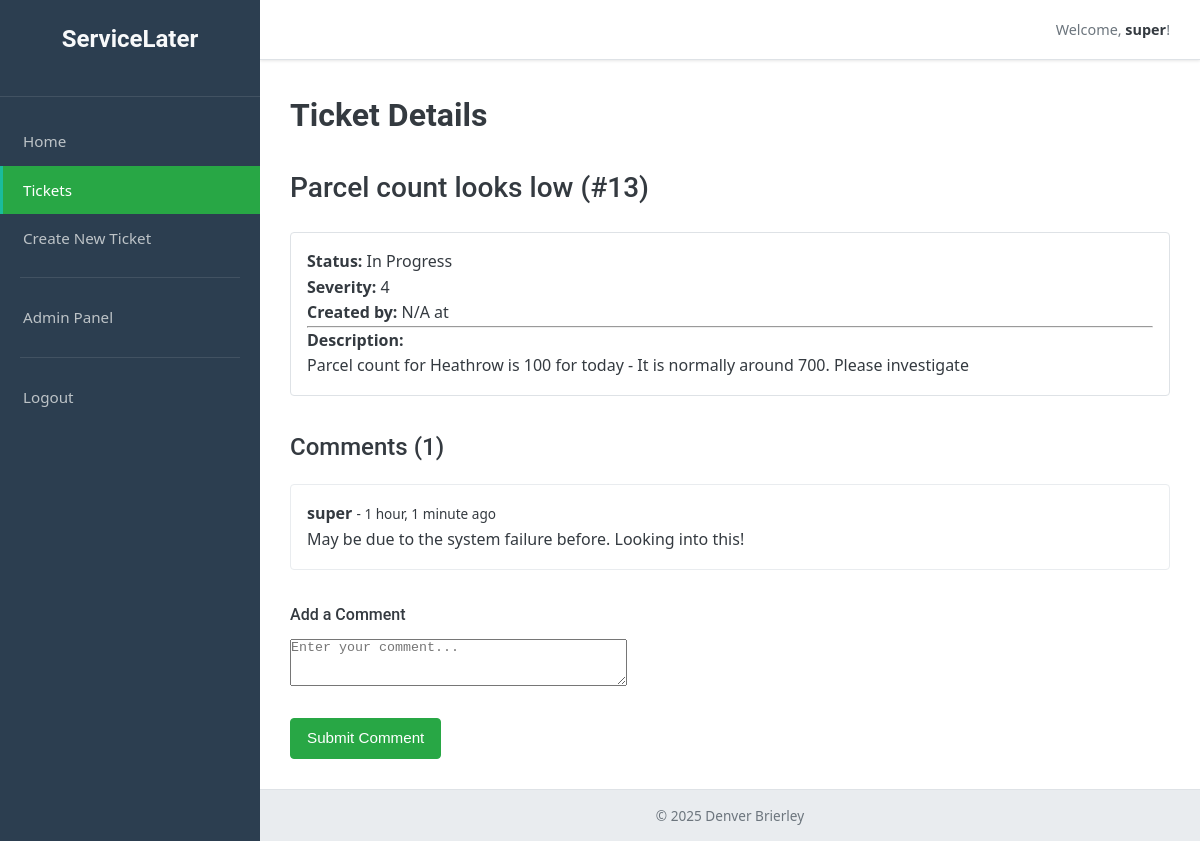
Screenshot of /tickets/13/ (signed in) with the database file from the repository.
### tickets/models.py (models this page shows, shortened)
class Tickets(models.Model):
    ticket_id = models.AutoField(primary_key=True)
    title = models.CharField(max_length=100)
    description = models.TextField()
    severity = models.IntegerField()
    status = models.CharField(max_length=50)

class Comment(models.Model):
    comment_id = models.AutoField(primary_key=True)
    ticket = models.ForeignKey(Tickets, on_delete=models.CASCADE, related_name='comments')
    user = models.ForeignKey(User, on_delete=models.SET_NULL, null=True, related_name='comments')
    text = models.TextField()
    created_at = models.DateTimeField(default=timezone.now)
    class Meta:
        ordering = ['created_at']

### tickets/views.py (the view)
# urls.py: path('tickets/<int:ticket_id>/', views.ticket_detail_view, name='ticket_detail'),
@login_required
def ticket_detail_view(request, ticket_id):
    ticket = get_object_or_404(Tickets, ticket_id=ticket_id)
    comments = ticket.comments.all()
    if request.method == 'POST':
        comment_form = CommentForm(request.POST)
        if comment_form.is_valid():
            new_comment = comment_form.save(commit=False)
            new_comment.ticket = ticket
            new_comment.user = request.user
            new_comment.save()
            messages.success(request, 'Your comment has been added successfully.')
            return redirect('ticket_detail', ticket_id=ticket.ticket_id)
        else:
            logger.warning(f"Invalid comment form by '{request.user.username}' on ticket id={ticket_id}.")
            messages.error(request, 'There was an error submitting your comment.')
    else:
        comment_form = CommentForm()
    context = {
        'ticket': ticket,
        'comments': comments,
        'comment_form': comment_form,
    }
    return render(request, 'tickets/ticket_detail.html', context)

### tickets/forms.py
class CommentForm(forms.ModelForm):
    text = forms.CharField(
        widget=forms.Textarea(attrs={'rows': 3, 'placeholder': 'Enter your comment...'}),
        label=""
    )
    class Meta:
        model = Comment
        fields = ['text']

### tickets/templates/tickets/ticket_detail.html (shortened to what this page needs)
{% extends "tickets/base.html" %}
{% block page_title %}Ticket Details{% endblock %}
{% block content %}
    <h2>{{ ticket.title }} <span class="text-muted">(#{{ ticket.ticket_id }})</span></h2>
    <div style="margin-bottom: 2rem; padding: 1rem; border: 1px solid var(--color-border); border-radius: var(--border-radius);">
        <p><strong>Status:</strong> {{ ticket.status }}</p>
        <p><strong>Severity:</strong> {{ ticket.severity }}</p>
        <p><strong>Created by:</strong> {{ ticket.created_by.username|default:"N/A" }} at {{ ticket.created_at|date:"d M Y, H:i" }}</p>
        <hr>
        <p><strong>Description:</strong></p>
        <p>{{ ticket.description|linebreaks }}</p>
    </div>
    <h3>Comments ({{ comments.count }})</h3>
    <div class="comments-section" style="margin-bottom: 2rem;">
        {% for comment in comments %}
            <div class="comment-item" style="border: 1px solid #e9ecef; border-radius: var(--border-radius); padding: 1rem; margin-bottom: 1rem;">
                <p>
                    <strong>{{ comment.user.username|default:"Anonymous" }}</strong>
                    <span class="text-muted" style="font-size: 0.85em;"> - {{ comment.created_at|timesince }} ago</span>
                </p>
                <div class="comment-text">
                    {{ comment.text|linebreaksbr }}
                </div>
            </div>
        {% empty %}
            <p>No comments on this ticket yet.</p>
        {% endfor %}
    </div>
    <div class="add-comment-form">
        <h4>Add a Comment</h4>
        <form method="post">
            <div class="form-group">
                {{ comment_form.text }}
            </div>
            <button type="submit" class="btn btn-primary">Submit Comment</button>
        </form>
    </div>
{% endblock %}

### tickets/templates/tickets/base.html (shortened to what this page needs)
{% load static %} <!DOCTYPE html>
<html lang="en">
<head>
    <link rel="stylesheet" href="{% static 'tickets/css/styles.css' %}">
</head>
<body>
    <div class="app-wrapper">
        <aside class="app-sidebar" id="appSidebar">
            <div class="sidebar-header">
                <h1 class="sidebar-logo"><a href="{% url 'home' %}">ServiceLater</a></h1> </div>
            <nav class="sidebar-nav">
                <ul>
                    <li><a href="{% url 'home' %}" {% if request.resolver_match.url_name == 'home' %}class="active"{% endif %}>Home</a></li> {% if user.is_authenticated %}
                        <li><a href="{% url 'ticket_list' %}" {% if request.resolver_match.url_name == 'ticket_list' or request.resolver_match.url_name == 'ticket_detail' %}class="active"{% endif %}>Tickets</a></li> <li><a href="{% url 'ticket_create' %}" {% if request.resolver_match.url_name == 'ticket_create' %}class="active"{% endif %}>Create New Ticket</a></li>
                        {% if user.is_staff %}
                        <li class="nav-separator"></li>
                        <li><a href="/admin/" target="_blank">Admin Panel</a></li>
                        {% endif %}
                        <li class="nav-separator"></li>
                        <li><a href="{% url 'logout' %}">Logout</a></li>
                    {% else %}
                        <li><a href="{% url 'login' %}" {% if request.resolver_match.url_name == 'login' %}class="active"{% endif %}>Login</a></li>
                        <li><a href="{% url 'register' %}" {% if request.resolver_match.url_name == 'register' %}class="active"{% endif %}>Register</a></li>
                    {% endif %}
                </ul>
            </nav>
        </aside>
        <div class="app-main-content">
            <header class="app-header">
                <div class="header-user-info">
                    {% if user.is_authenticated %}
                        <span>Welcome, <strong>{{ user.username }}</strong>!</span>
                    {% else %}
                        <span>Welcome, Guest!</span>
                    {% endif %}
                </div>
            </header>
            <main class="page-content">
                <h1 class="page-title">{% block page_title %}{% endblock %}</h1>
                {% block content %}
                {% endblock %}
            </main>
            <footer class="app-footer">
                <p>&copy; {% now "Y" %} Denver Brierley</p> </footer>
        </div>
    </div>
</body>
</html>

### tickets/static/tickets/css/styles.css (style rules this page uses)
:root { --font-primary: 'Segoe UI', Tahoma, Geneva, Verdana, sans-serif; --font-secondary: 'Roboto', sans-serif; --color-bg-main: #f4f6f8; --color-bg-sidebar: #2c3e50; --color-bg-header: #ffffff; --color-bg-content: #ffffff; --color-bg-footer: #e9ecef; --color-text-light: #f8f9fa; --color-text-dark: #343a40; --color-text-muted: #6c757d; --color-text-sidebar: #bdc3c7; --color-text-sidebar-active: #ffffff; --color-text-sidebar-hover: #ffffff; --color-primary-accent: #28a745; --color-primary-accent-dark: #218838; --color-secondary-accent: #1abc9c; --color-border: #dee2e6; --color-shadow: rgba(0, 0, 0, 0.1); --sidebar-width: 260px; --header-height: 60px; --border-radius: 4px; }
* { box-sizing: border-box; margin: 0; padding: 0; }
html, body { height: 100%; font-family: var(--font-primary); background-color: var(--color-bg-main); color: var(--color-text-dark); font-size: 16px; line-height: 1.6; }
a { color: var(--color-primary-accent); text-decoration: none; transition: color 0.2s ease; }
h1, h2, h3, h4, h5, h6 { font-family: var(--font-secondary); color: var(--color-text-dark); margin-bottom: 0.75em; font-weight: 500; }
h1 { font-size: 2rem; }
h2 { font-size: 1.75rem; }
h3 { font-size: 1.5rem; }
.app-wrapper { display: flex; min-height: 100vh; }
.app-sidebar { width: var(--sidebar-width); background-color: var(--color-bg-sidebar); color: var(--color-text-light); padding: 20px 0; position: fixed; top: 0; left: 0; bottom: 0; overflow-y: auto; transition: width 0.3s ease; z-index: 1000; }
.sidebar-header { padding: 0 20px 20px 20px; margin-bottom: 20px; border-bottom: 1px solid rgba(255,255,255,0.1); }
.sidebar-logo { font-size: 1.5rem; font-weight: bold; color: var(--color-text-light); text-align: center; }
.sidebar-logo a { color: inherit; }
.sidebar-nav ul { list-style: none; }
.sidebar-nav li a { display: block; padding: 12px 20px; color: var(--color-text-sidebar); font-size: 0.95rem; transition: background-color 0.2s ease, color 0.2s ease; border-left: 3px solid transparent; }
.sidebar-nav li a.active { background-color: var(--color-primary-accent); color: var(--color-text-sidebar-active); font-weight: 500; border-left-color: var(--color-secondary-accent); }
.sidebar-nav li.nav-separator { height: 1px; background-color: rgba(255,255,255,0.1); margin: 15px 20px; }
.app-main-content { margin-left: var(--sidebar-width); flex-grow: 1; display: flex; flex-direction: column; transition: margin-left 0.3s ease; }
.app-header { height: var(--header-height); background-color: var(--color-bg-header); display: flex; justify-content: flex-end; align-items: center; padding: 0 30px; border-bottom: 1px solid var(--color-border); box-shadow: 0 1px 3px var(--color-shadow); position: sticky; top: 0; z-index: 900; }
.header-user-info { font-size: 0.9rem; color: var(--color-text-muted); }
.header-user-info strong { color: var(--color-text-dark); }
.page-content { padding: 30px; flex-grow: 1; background-color: var(--color-bg-content); }
.page-title { margin-bottom: 25px; color: var(--color-text-dark); font-weight: 600; }
.app-footer { padding: 15px 30px; text-align: center; font-size: 0.85rem; color: var(--color-text-muted); background-color: var(--color-bg-footer); border-top: 1px solid var(--color-border); }
.form-group { margin-bottom: 1.5rem; }
.btn { display: inline-block; font-weight: 500; color: var(--color-text-dark); text-align: center; vertical-align: middle; cursor: pointer; user-select: none; background-color: transparent; border: 1px solid transparent; padding: .5rem 1rem; font-size: .95rem; line-height: 1.5; border-radius: var(--border-radius); transition: all .15s ease-in-out; }
.btn-primary { color: #fff; background-color: var(--color-primary-accent); border-color: var(--color-primary-accent); }

### rows the page displays
Tickets: title "Parcel count looks low", ticket_id "13", status "In Progress", severity "4", description "Parcel count for Heathrow is 100 for today - It is normally around 700. Please investigate", count "1"
Comment: user.username "super", created_at "1 hour, 1 minute", text "May be due to the system failure before. Looking into this!"

### other values shown
{{ user.username }} "super"
{{ ticket.created_by.username|default:"N/A" }} "N/A"
